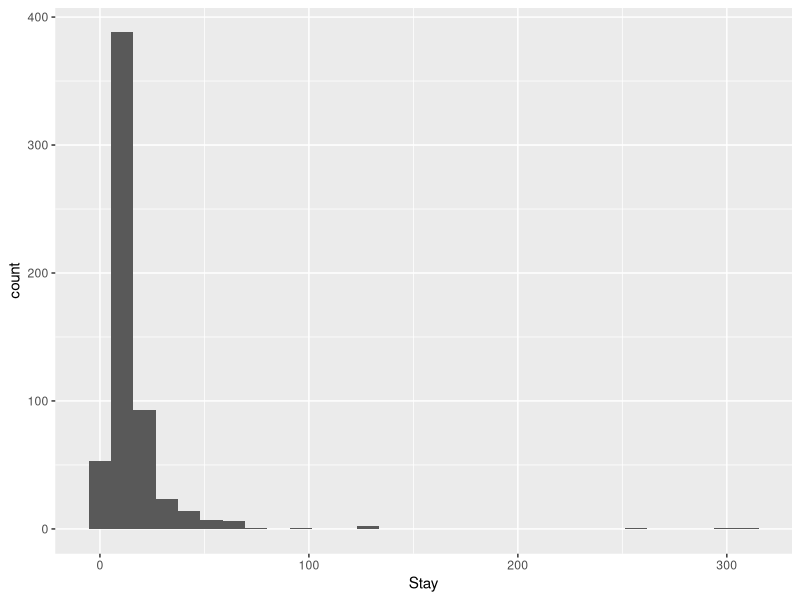
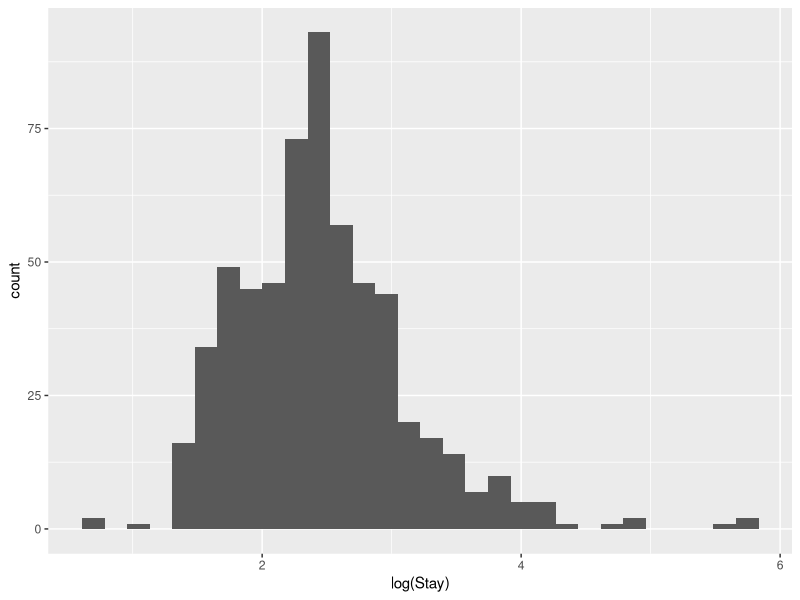
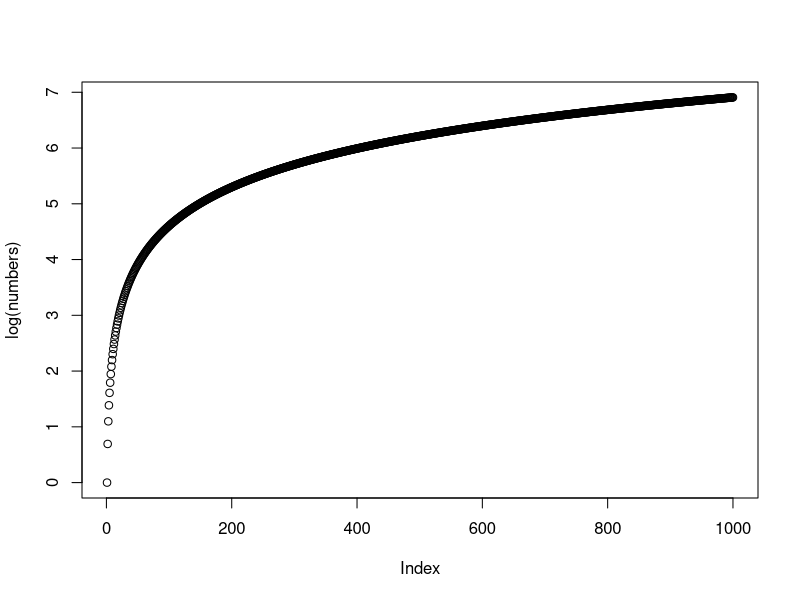
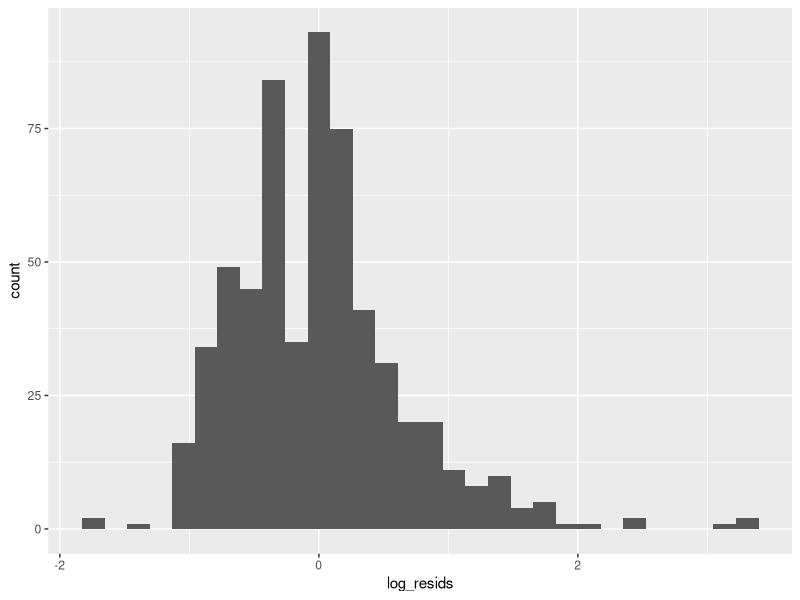
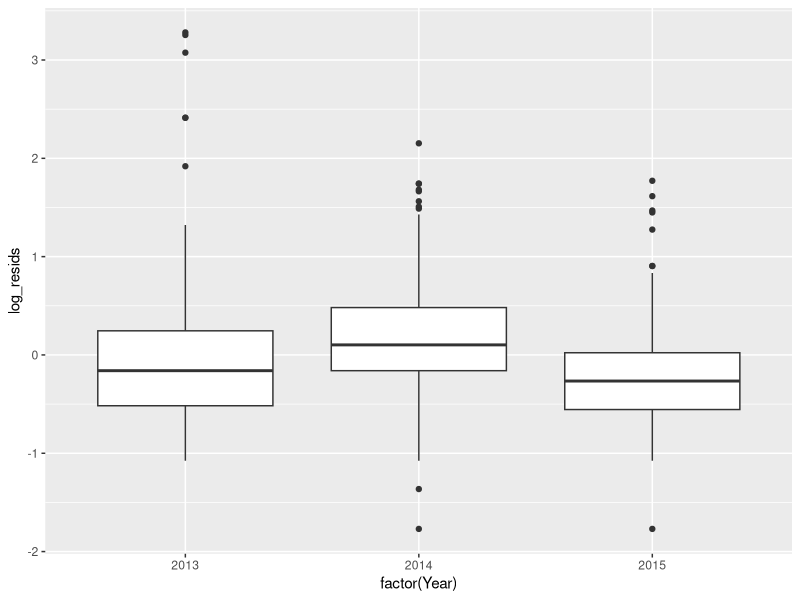
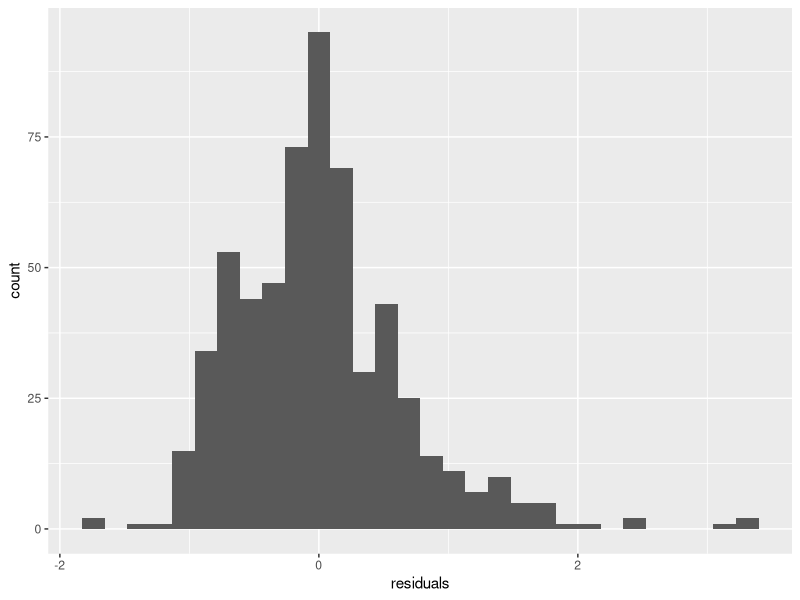
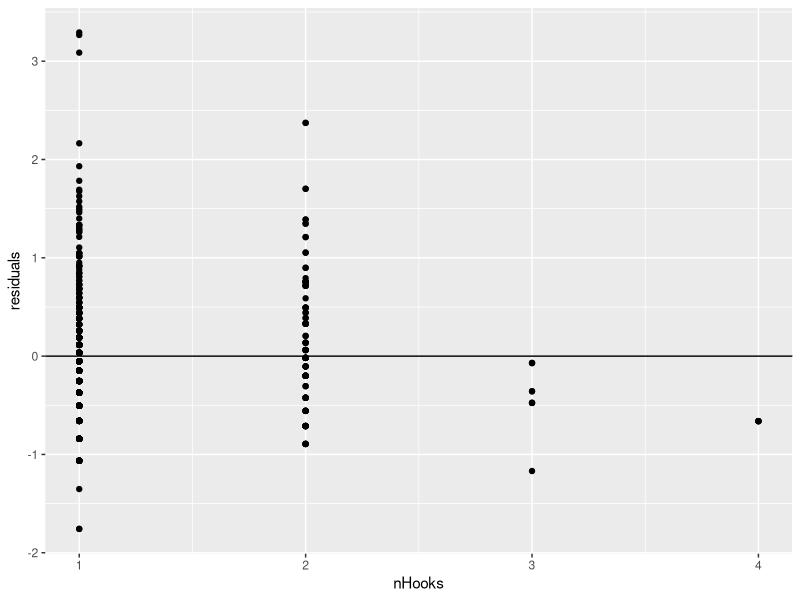
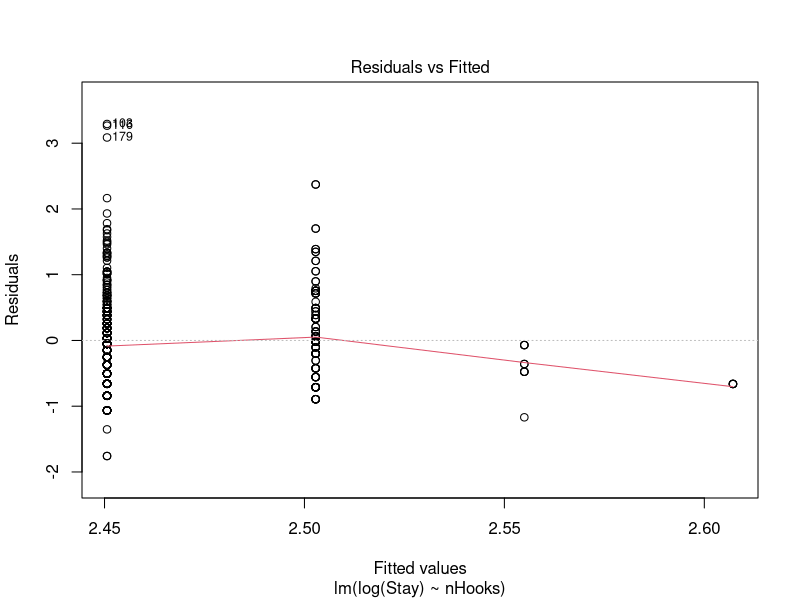

Recreate these plots in R, in order.
# Library ----
library(tidyverse)

# Data ----
turtles <- read.csv("data/turtles.txt",
                    stringsAsFactors = FALSE, 
                    strip.white = TRUE
                    )

head(turtles)

glimpse(turtles$Status)

unique(turtles$Status)
# Not normal

#Is stay normal?
ggplot(turtles, aes(Stay)) +
  geom_histogram()

# Can we make it normal?
ggplot(turtles, aes(log(Stay))) +
  geom_histogram()

# What does log do?
numbers <- seq(1, 1000, 1)

plot(log(numbers))

# Can I make some residuals?
# this would be equivalent to 
# lm(log(Stay)) ~ 1, data = turtles)
turtles$log_stay <- log(turtles$Stay)

turtles$log_resids <- turtles$log_stay - mean(turtles$log_stay)

#Plot the residuals
ggplot(turtles, aes(log_resids)) + geom_histogram()

ggplot(turtles, aes(y = log_resids, x = factor(Year))) +
  geom_boxplot()

# What about an actual model (like regression)
test_mod <- lm(log(Stay) ~ nHooks, data = turtles)

turtles$residuals <- test_mod$residuals

ggplot(turtles, aes(residuals)) +
  geom_histogram()

mean(turtles$residuals)
median(turtles$residuals)

ggplot(turtles, aes(x = nHooks, y = residuals)) +
  geom_point() +
  geom_hline(yintercept = 0)

plot(test_mod)

# One more worked example top to bottom ----
smolts <- read.csv("data/smolts.txt", 
                   stringsAsFactors = FALSE)

glimpse(smolts)

# Fit an ANCOVA ----
smolt_cova <- lm(osmolality ~ stage + nka, 
                 data = smolts
                 )
smolts$residuals <- smolt_cova$residuals

ggplot(smolts, aes(y = residuals, x = nka)) +
  geom_point() +
  facet_wrap(~stage)

ggplot(smolts, aes(x = residuals)) +
  geom_histogram() +
  facet_wrap(~stage)

ggplot(smolts, aes(y = residuals, x = stage)) +
  geom_boxplot()

shapiro.test(smolts$residuals[smolts$stage == "Postsmolt"])
shapiro.test(smolts$residuals[smolts$stage == "Smolt"])
shapiro.test(smolts$residuals[smolts$stage == "Presmolt"])

shapiro.test(smolts$residuals)

# . Statistical significance ----
car::Anova(smolt_cova, type = "III")

summary(smolt_cova)

# Prediction ----
preds <- predict(smolt_cova, interval = "confidence")
smolt_preds <- data.frame(smolts, preds)

smoltp <- ggplot(smolt_preds, aes(x = nka, y = osmolality)) +
  geom_point(color = "steelblue2") +
  geom_line(aes(y = fit)) +
  geom_ribbon(aes(xmax = nka, ymin = lwr, ymax = upr), 
              alpha = 0.30, fill = "magenta") +
  xlab("Gill NKA Activity") +
  ylab("Osmolality (moSm)") +
  facet_wrap(~stage) +
  theme_bw() +
  theme(strip.background = element_blank(),
        strip.text = element_text(size = 14))

smoltp

jpeg("smolt_plot.jpg",
     width = 2400, height = 1800, res = 300
     )
smoltp
dev.off()
  

